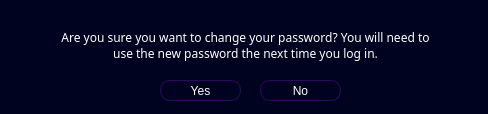
<?xml version="1.0" encoding="UTF-8"?>
<ui version="4.0">
 <class>cache_question</class>
 <widget class="QDialog" name="cache_question">
  <property name="geometry">
   <rect>
    <x>0</x>
    <y>0</y>
    <width>488</width>
    <height>114</height>
   </rect>
  </property>
  <property name="windowTitle">
   <string>Dialog</string>
  </property>
  <property name="styleSheet">
   <string notr="true">background-color: #00031f;

</string>
  </property>
  <widget class="QLabel" name="question">
   <property name="geometry">
    <rect>
     <x>50</x>
     <y>30</y>
     <width>391</width>
     <height>31</height>
    </rect>
   </property>
   <property name="font">
    <font>
     <family>Century Gothic</family>
     <pointsize>9</pointsize>
    </font>
   </property>
   <property name="styleSheet">
    <string notr="true">color: #ffffff;
background: transparent;</string>
   </property>
   <property name="text">
    <string>Are you sure you want to change your password? You will need to use the new password the next time you log in.</string>
   </property>
   <property name="alignment">
    <set>Qt::AlignCenter</set>
   </property>
   <property name="wordWrap">
    <bool>true</bool>
   </property>
  </widget>
  <widget class="QPushButton" name="yes_bt">
   <property name="geometry">
    <rect>
     <x>160</x>
     <y>80</y>
     <width>81</width>
     <height>21</height>
    </rect>
   </property>
   <property name="styleSheet">
    <string notr="true">QPushButton {
	font: bold pt &quot;Century Gothic&quot;;
    background-color: #00031F;   /* button fill color */
    color: white;                /* text color */
    border: 1px solid #340561;   /* stroke/border */
    border-radius: 10px;         /* corner radius */   
}
QPushButton:hover {
    background-color: #6A0DBF;   /* hover color */
}
</string>
   </property>
   <property name="text">
    <string>Yes</string>
   </property>
  </widget>
  <widget class="QPushButton" name="no_bt">
   <property name="geometry">
    <rect>
     <x>260</x>
     <y>80</y>
     <width>81</width>
     <height>21</height>
    </rect>
   </property>
   <property name="styleSheet">
    <string notr="true">QPushButton {
	font: bold pt &quot;Century Gothic&quot;;
    background-color: #00031F;   /* button fill color */
    color: white;                /* text color */
    border: 1px solid #340561;   /* stroke/border */
    border-radius: 10px;         /* corner radius */   
}
QPushButton:hover {
    background-color: #6A0DBF;   /* hover color */
}
</string>
   </property>
   <property name="text">
    <string>No</string>
   </property>
  </widget>
 </widget>
 <resources/>
 <connections/>
</ui>
